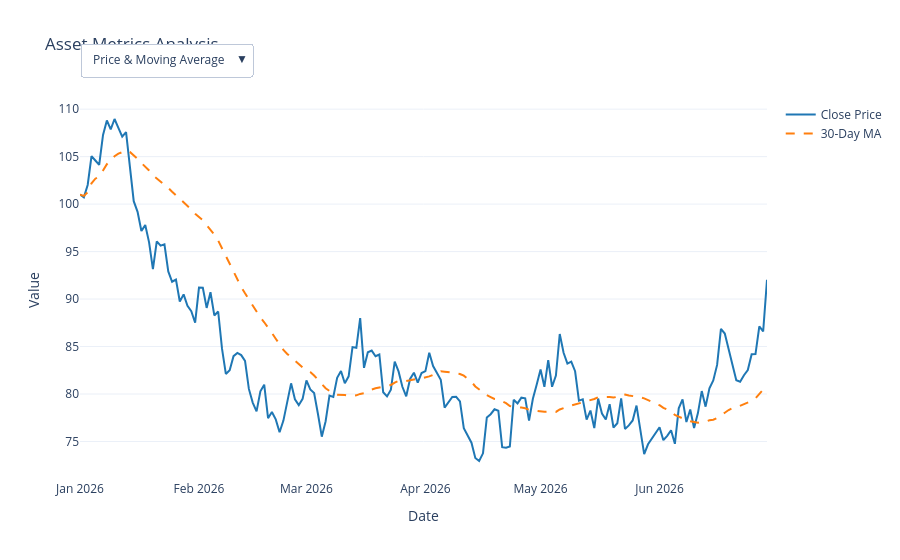

The notebook cell saved with this chart:
### Code cell
import plotly.graph_objects as go
import pandas as pd
import numpy as np

# Generate synthetic time-series data
np.random.seed(42)
dates = pd.date_range("2026-01-01", periods=180)
price = 100 + np.cumsum(np.random.randn(180) * 2)
ma30 = pd.Series(price).rolling(window=30, min_periods=1).mean().values
volume = np.random.randint(1000, 5000, size=180)

fig = go.Figure()

# Trace 0: Closing Price
fig.add_trace(go.Scatter(x=dates, y=price, name="Close Price", line=dict(color="#1f77b4", width=2)))

# Trace 1: 30-Day Moving Average
fig.add_trace(go.Scatter(x=dates, y=ma30, name="30-Day MA", line=dict(color="#ff7f0e", dash="dash")))

# Trace 2: Volume (hidden initially)
fig.add_trace(go.Bar(x=dates, y=volume, name="Volume", marker_color="#2ca02c", visible=False))

# Define dropdown menus using the `restyle` method (toggles trace properties)
fig.update_layout(
    updatemenus=[
        dict(
            active=0,
            x=0.0,
            y=1.15,
            xanchor="left",
            yanchor="top",
            buttons=[
                dict(
                    label="Price & Moving Average",
                    method="restyle",
                    args=[{"visible": [True, True, False]}]  # Visibility for [Trace 0, Trace 1, Trace 2]
                ),
                dict(
                    label="Price Only",
                    method="restyle",
                    args=[{"visible": [True, False, False]}]
                ),
                dict(
                    label="Volume Only",
                    method="restyle",
                    args=[{"visible": [False, False, True]}]
                ),
                dict(
                    label="All Metrics",
                    method="restyle",
                    args=[{"visible": [True, True, True]}]
                )
            ]
        )
    ],
    title="Asset Metrics Analysis",
    template="plotly_white",
    xaxis=dict(title="Date"),
    yaxis=dict(title="Value")
)

fig.show()

### Figure 1 — Plotly figure (JSON) as saved in the notebook; plotly's stock layout.template omitted (floating-point values rounded to 4 significant figures; data arrays with more than 128 entries replaced by an {"elided": "..."} marker saying what was removed)
{"data": [{"line": {"color": "#1f77b4", "width": 2}, "name": "Close Price", "type": "scatter", "x": {"elided": "180 str values"}, "y": {"elided": "180 float values"}}, {"line": {"color": "#ff7f0e", "dash": "dash"}, "name": "30-Day MA", "type": "scatter", "x": {"elided": "180 str values"}, "y": {"elided": "180 float values"}}, {"marker": {"color": "#2ca02c"}, "name": "Volume", "type": "bar", "visible": false, "x": {"elided": "180 str values"}, "y": {"elided": "180 int values"}}], "layout": {"title": {"text": "Asset Metrics Analysis"}, "updatemenus": [{"active": 0, "buttons": [{"args": [{"visible": [true, true, false]}], "label": "Price & Moving Average", "method": "restyle"}, {"args": [{"visible": [true, false, false]}], "label": "Price Only", "method": "restyle"}, {"args": [{"visible": [false, false, true]}], "label": "Volume Only", "method": "restyle"}, {"args": [{"visible": [true, true, true]}], "label": "All Metrics", "method": "restyle"}], "x": 0, "xanchor": "left", "y": 1.15, "yanchor": "top"}], "xaxis": {"title": {"text": "Date"}}, "yaxis": {"title": {"text": "Value"}}}}
